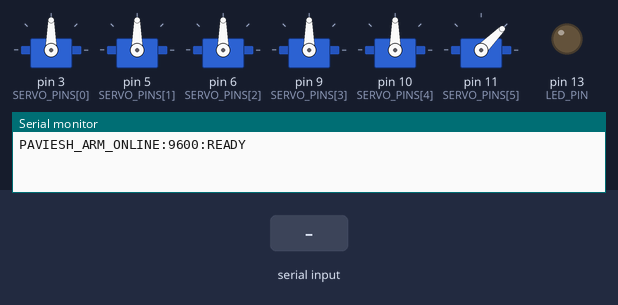
This sketch was run on a simulated Arduino Uno, built with avr-gcc and run on an emulated ATmega328P. Parts: 6 × servo, output pins drawn as LEDs (lit = HIGH), the last lines printed to the serial monitor. Dashed ring = blinking. The inputs (shaded band) are chosen by the test bench.

Above: at 1.4 s.
1.5 s: "GRIP:\n" received over Serial
At 2.7 s:
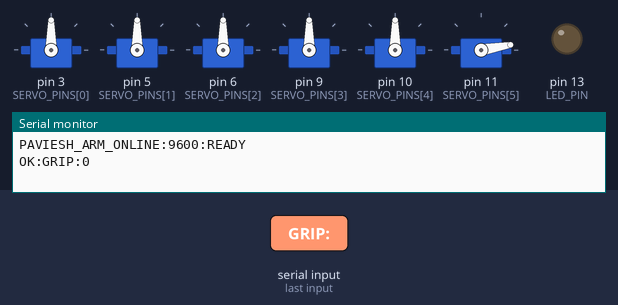
3.5 s: "STOP\n" received over Serial
At 4.0 s:
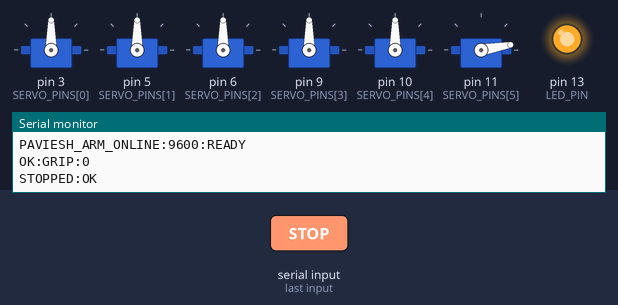
5.0 s: "HOME\n" received over Serial
At 5.41 s:
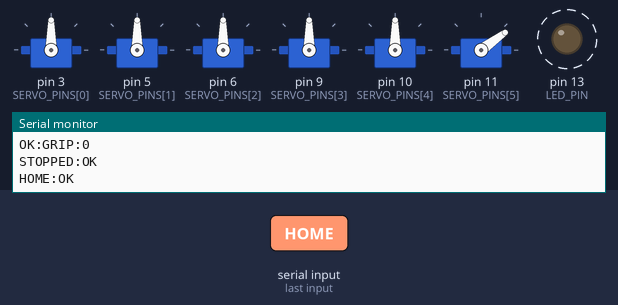
6.5 s: "STOP\n" received over Serial
At 7.5 s:
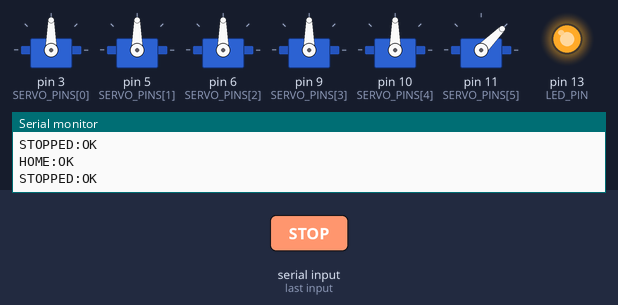
Timing chart, 0 to 9.0 s (numbered marks = the images above; inputs shaded):
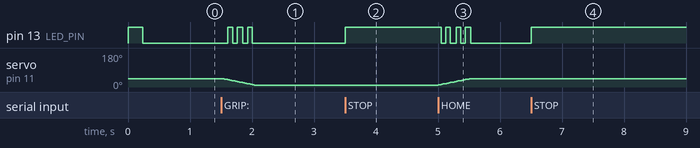

Measured:
- after the input at 1.5 s, pin 13 (LED_PIN): alternates HIGH for 0.08 s and LOW for 0.07 s, 6 changes in all, then stays LOW, starting after 0.11 s; servo on pin 11 (SERVO_PINS[5]): moves from 45° to 10° over 0.51 s, starting at once
- after the input at 3.5 s, pin 13 (LED_PIN): LOW → HIGH at once
- after the input at 5.0 s, pin 13 (LED_PIN): alternates HIGH for 0.08 s and LOW for 0.07 s, 7 changes in all, then stays LOW, starting after 0.05 s; servo on pin 11 (SERVO_PINS[5]): moves from 10° to 45° over 0.53 s, starting at once
- after the input at 6.5 s, pin 13 (LED_PIN): LOW → HIGH at once

The sketch:

ArduinoFirmware.ino
```cpp
/*
 * ============================================================================
 * PROJECT: PAVIESH AI ROBOTIC ARM CONTROLLER - ARDUINO UNO FIRMWARE
 * Target: Arduino Uno (ATmega328P) / Nano / Mega
 * Baud Rate: 9600 baud (Direct USB Serial / OTG Communication)
 * Protocol: Newline-delimited ASCII commands (e.g. S1:90\n, HOME\n, STOP\n, PING\n)
 *
 * SERVO MOTOR ARCHITECTURE (3x MG996R + 3x SG90):
 *   HEAVY JOINTS (High-Torque Metal Gear):
 *     S1 - Base Waist Rotation:  MG996R -> Digital Pin 3  (PWM) [Range: 0 - 180 deg]
 *     S2 - Shoulder Joint:       MG996R -> Digital Pin 5  (PWM) [Range: 15 - 165 deg]
 *     S3 - Elbow Joint:          MG996R -> Digital Pin 6  (PWM) [Range: 15 - 165 deg]
 *   END EFFECTOR JOINTS (Lightweight Micro Servos):
 *     S4 - Wrist Pitch:          SG90   -> Digital Pin 9  (PWM) [Range: 0 - 180 deg]
 *     S5 - Wrist Roll:           SG90   -> Digital Pin 10 (PWM) [Range: 0 - 180 deg]
 *     S6 - Claw Gripper:         SG90   -> Digital Pin 11 (PWM) [Range: 0 - 90 deg]
 *
 * CRITICAL SAFETY & EXTERNAL POWER REQUIREMENT:
 *   - NEVER power 6 servo motors directly from the Arduino 5V pin!
 *   - 3x MG996R (stall current ~1.5A each) + 3x SG90 (~500mA each) require 4.5A - 5A total peak current.
 *   - Use a dedicated EXTERNAL 5V to 6V (5A DC) regulated power supply for servo VCC (red wires).
 *   - MANDATORY: Connect External PSU Ground (black/GND) to Arduino GND (Common Ground).
 * ============================================================================
 */

#include <Servo.h>

#define NUM_SERVOS 6

const uint8_t SERVO_PINS[NUM_SERVOS] = {3, 5, 6, 9, 10, 11};
const int MIN_ANGLES[NUM_SERVOS] = {0,  15, 15,  0,   0,   0};
const int MAX_ANGLES[NUM_SERVOS] = {180, 165, 165, 180, 180, 90};
const int HOME_ANGLES[NUM_SERVOS] = {90, 90, 90, 90, 90, 45};

Servo servos[NUM_SERVOS];
int currentAngles[NUM_SERVOS];
int targetAngles[NUM_SERVOS];

const int LED_PIN = 13;
volatile bool isEmergencyStop = false;

unsigned long lastPingTime = 0;
const unsigned long PING_TIMEOUT_MS = 10000;
bool isWatchdogActive = true;

const int BUFFER_SIZE = 64;
char serialBuffer[BUFFER_SIZE];
int bufferIndex = 0;

unsigned long lastStepTime = 0;
const int STEP_INTERVAL_MS = 15;

void setup() {
  Serial.begin(9600);
  while (!Serial && millis() < 3000);

  pinMode(LED_PIN, OUTPUT);
  digitalWrite(LED_PIN, HIGH);

  for (int i = 0; i < NUM_SERVOS; i++) {
    servos[i].attach(SERVO_PINS[i]);
    currentAngles[i] = HOME_ANGLES[i];
    targetAngles[i] = HOME_ANGLES[i];
    servos[i].write(currentAngles[i]);
    delay(40);
  }

  lastPingTime = millis();
  digitalWrite(LED_PIN, LOW);
  Serial.println("PAVIESH_ARM_ONLINE:9600:READY");
}

void loop() {
  while (Serial.available() > 0) {
    char inChar = (char)Serial.read();

    if (inChar == '\n' || inChar == '\r') {
      if (bufferIndex > 0) {
        serialBuffer[bufferIndex] = '\0';
        parseAndExecuteCommand(serialBuffer);
        bufferIndex = 0;
      }
    } else if (bufferIndex < BUFFER_SIZE - 1) {
      serialBuffer[bufferIndex++] = inChar;
    }
  }

  if (isWatchdogActive && !isEmergencyStop && (millis() - lastPingTime > PING_TIMEOUT_MS)) {
    for (int i = 0; i < NUM_SERVOS; i++) {
      targetAngles[i] = currentAngles[i];
    }
    digitalWrite(LED_PIN, HIGH);
  }

  if (!isEmergencyStop && (millis() - lastStepTime >= STEP_INTERVAL_MS)) {
    lastStepTime = millis();
    updateServoPositions();
  }
}

void updateServoPositions() {
  bool anyMoving = false;
  for (int i = 0; i < NUM_SERVOS; i++) {
    if (currentAngles[i] < targetAngles[i]) {
      currentAngles[i]++;
      servos[i].write(currentAngles[i]);
      anyMoving = true;
    } else if (currentAngles[i] > targetAngles[i]) {
      currentAngles[i]--;
      servos[i].write(currentAngles[i]);
      anyMoving = true;
    }
  }

  if (anyMoving) {
    digitalWrite(LED_PIN, (millis() / 80) % 2 == 0 ? HIGH : LOW);
  } else if (!isEmergencyStop) {
    digitalWrite(LED_PIN, LOW);
  }
}

void parseAndExecuteCommand(char* cmd) {
  while (*cmd == ' ') cmd++;

  if (strcmp(cmd, "PING") == 0) {
    lastPingTime = millis();
    if (!isEmergencyStop) {
      digitalWrite(LED_PIN, LOW);
    }
    Serial.println("PONG:OK");
    return;
  }

  if (strcmp(cmd, "STOP") == 0) {
    isEmergencyStop = true;
    for (int i = 0; i < NUM_SERVOS; i++) {
      targetAngles[i] = currentAngles[i];
      servos[i].write(currentAngles[i]);
    }
    digitalWrite(LED_PIN, HIGH);
    Serial.println("STOPPED:OK");
    return;
  }

  if (isEmergencyStop && (strcmp(cmd, "HOME") == 0 || strncmp(cmd, "S", 1) == 0 || strncmp(cmd, "ALL", 3) == 0)) {
    isEmergencyStop = false;
    digitalWrite(LED_PIN, LOW);
  }

  if (strcmp(cmd, "HOME") == 0) {
    lastPingTime = millis();
    for (int i = 0; i < NUM_SERVOS; i++) {
      targetAngles[i] = HOME_ANGLES[i];
    }
    Serial.println("HOME:OK");
    return;
  }

  if (strcmp(cmd, "STATUS") == 0) {
    lastPingTime = millis();
    reportStatus();
    return;
  }

  if (cmd[0] == 'S' && cmd[1] >= '1' && cmd[1] <= '6' && cmd[2] == ':') {
    lastPingTime = millis();
    int servoIndex = cmd[1] - '1';
    int angle = atoi(&cmd[3]);

    if (angle < MIN_ANGLES[servoIndex]) angle = MIN_ANGLES[servoIndex];
    if (angle > MAX_ANGLES[servoIndex]) angle = MAX_ANGLES[servoIndex];

    targetAngles[servoIndex] = angle;
    Serial.print("OK:S");
    Serial.print(servoIndex + 1);
    Serial.print(":");
    Serial.println(angle);
    return;
  }

  if (strncmp(cmd, "ALL:", 4) == 0) {
    lastPingTime = millis();
    char* token = strtok(cmd + 4, ",");
    int i = 0;
    while (token != NULL && i < NUM_SERVOS) {
      int angle = atoi(token);
      if (angle < MIN_ANGLES[i]) angle = MIN_ANGLES[i];
      if (angle > MAX_ANGLES[i]) angle = MAX_ANGLES[i];
      targetAngles[i] = angle;
      token = strtok(NULL, ",");
      i++;
    }
    if (i == NUM_SERVOS) {
      Serial.println("OK:ALL");
    } else {
      Serial.println("ERR:INCOMPLETE_ALL_ANGLES");
    }
    return;
  }

  if (strncmp(cmd, "GRIP:", 5) == 0) {
    lastPingTime = millis();
    int state = atoi(cmd + 5);
    int target = (state == 1) ? 90 : 10;
    targetAngles[5] = target;
    Serial.print("OK:GRIP:");
    Serial.println(state);
    return;
  }

  Serial.print("ERR:UNKNOWN_CMD:");
  Serial.println(cmd);
}

void reportStatus() {
  Serial.print("STATUS:");
  for (int i = 0; i < NUM_SERVOS; i++) {
    Serial.print(currentAngles[i]);
    if (i < NUM_SERVOS - 1) Serial.print(",");
  }
  Serial.println();
}
```
